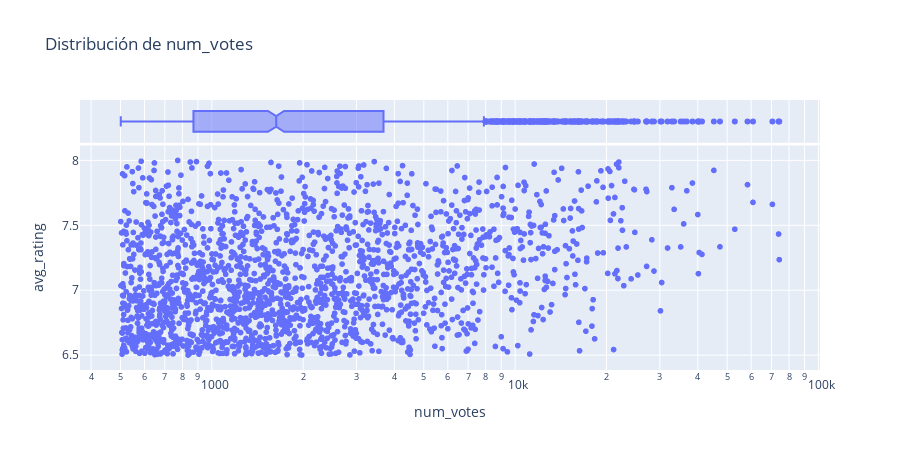

Write notebook code for a chart like this one.
### Markdown cell above
De esta manera conseguimos acotar nuestro conjunto de datos para estudiar aquellos juegos más populares.

Si sobre estos datos representamos la distribución de `num_votes`:

### Code cell
px.scatter(df_game, x="num_votes", y="avg_rating", log_x=True, marginal_x="box", title="Distribución de num_votes", height=450)

### Figure 1 — Plotly figure (JSON) as saved in the notebook; plotly's stock layout.template omitted (floating-point values rounded to 4 significant figures; data arrays with more than 128 entries replaced by an {"elided": "..."} marker saying what was removed)
{"data": [{"hovertemplate": "num_votes=%{x}<br>avg_rating=%{y}<extra></extra>", "legendgroup": "", "marker": {"color": "#636efa", "symbol": "circle"}, "mode": "markers", "name": "", "showlegend": false, "type": "scattergl", "x": {"elided": "1955 int values"}, "xaxis": "x", "y": {"elided": "1955 float values"}, "yaxis": "y"}, {"alignmentgroup": "True", "hovertemplate": "num_votes=%{x}<extra></extra>", "legendgroup": "", "marker": {"color": "#636efa", "symbol": "circle"}, "name": "", "notched": true, "offsetgroup": "", "showlegend": false, "type": "box", "x": {"elided": "1955 int values"}, "xaxis": "x2", "yaxis": "y2"}], "layout": {"height": 450, "legend": {"tracegroupgap": 0}, "title": {"text": "Distribución de num_votes"}, "xaxis": {"anchor": "y", "domain": [0, 1], "title": {"text": "num_votes"}, "type": "log"}, "xaxis2": {"anchor": "y2", "domain": [0, 1], "matches": "x", "showgrid": true, "showticklabels": false, "type": "log"}, "yaxis": {"anchor": "x", "domain": [0, 0.8316], "title": {"text": "avg_rating"}}, "yaxis2": {"anchor": "x2", "domain": [0.8416, 1], "matches": "y2", "showgrid": false, "showline": false, "showticklabels": false, "ticks": ""}}}
